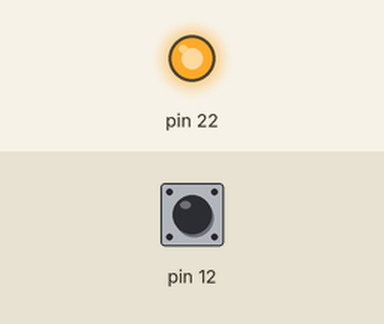
The program below on a simulated Raspberry Pi (header pin numbers). Parts: output pins drawn as LEDs (lit = HIGH). Inputs (shaded band) come from the test bench; at power-on: pin 12 LOW. What the program prints to the terminal is not drawn.

Above: at 5.0 s.
5.1 s: pin 12 pulsed HIGH 2 times (0.12 s each, 0.3 s apart)
Timing chart, 0 to 8.1 s (numbered marks = the images above; inputs shaded):
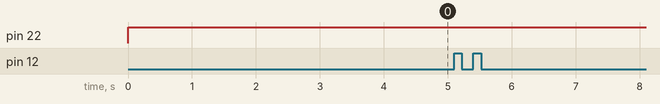

The program:

pulse_width.py
```python
import RPi.GPIO as GPIO
import time

GPIO.setmode(GPIO.BOARD)

GPIO.setup(22, GPIO.OUT)
GPIO.setup(12, GPIO.IN, pull_up_down=GPIO.PUD_DOWN)

GPIO.output(22, 1)

on_time = 0
currently_on = False

def event_pulse(pin):
    global on_time, currently_on
    on = GPIO.input(pin)
    if on and not currently_on:
        on_time = time.perf_counter()
        currently_on = True
    elif currently_on:
        currently_on = False
        print("Pulse duration: {}".format(time.perf_counter()-on_time))


GPIO.add_event_detect(12, GPIO.RISING, bouncetime=10)
GPIO.add_event_callback(12, event_pulse)

try:
    time.sleep(300)
except KeyboardInterrupt:
    pass
finally:
    GPIO.cleanup()
```

Measured:
- after the input at 5.1 s, every drawn part: stays the same
